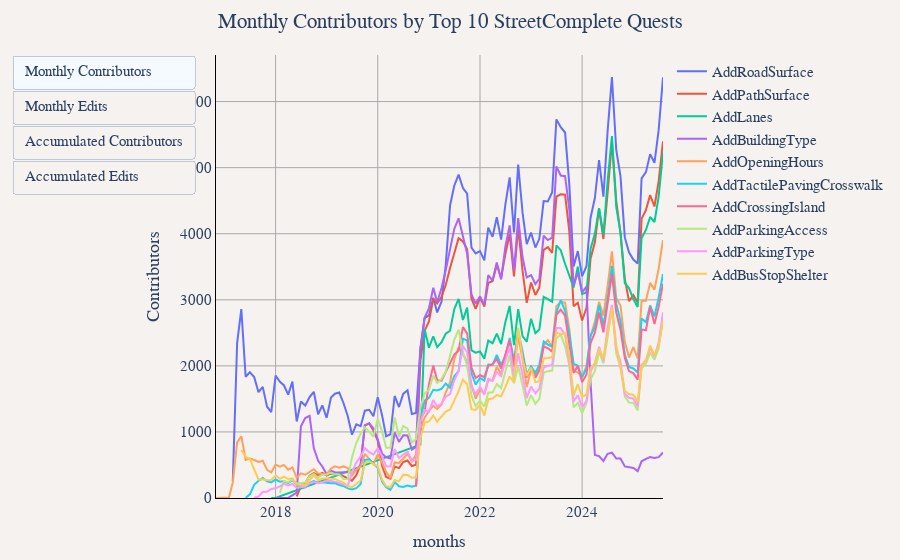

The notebook cell saved with this chart:
### Markdown cell above
## Accumulated Edits and Contributors of Top 10 StreetComplete Quests

### Code cell
# Top 10 StreetComplete quests with monthly trends
df_top_quests = duckdb.sql("""
WITH top_quests AS (
    SELECT streetcomplete_quest
    FROM (
        SELECT
            streetcomplete_quest,
            COUNT(DISTINCT user_name) as total_contributors
        FROM '../changeset_data/year=*/month=*/*.parquet'
        WHERE created_by = 'StreetComplete'
        GROUP BY streetcomplete_quest
        ORDER BY total_contributors DESC
        LIMIT 10
    )
),
monthly_quest_data AS (
    SELECT 
        year,
        month,
        CONCAT(year, '-', LPAD(CAST(month as VARCHAR), 2, '0')) as months,
        streetcomplete_quest,
        COUNT(DISTINCT user_name) as "Contributors",
        SUM(edit_count) as "Edits"
    FROM '../changeset_data/year=*/month=*/*.parquet'
    WHERE streetcomplete_quest IN (SELECT streetcomplete_quest FROM top_quests)
    GROUP BY year, month, streetcomplete_quest
)
SELECT 
    months,
    streetcomplete_quest,
    "Contributors",
    "Edits",
    SUM("Contributors") OVER (PARTITION BY streetcomplete_quest ORDER BY year, month) as "Accumulated Contributors",
    SUM("Edits") OVER (PARTITION BY streetcomplete_quest ORDER BY year, month) as "Accumulated Edits"
FROM monthly_quest_data
ORDER BY year, month, streetcomplete_quest
""").df()

util.show_figure(
    [
        util.FigureConfig(
            title="Monthly Contributors by Top 10 StreetComplete Quests",
            label="Monthly Contributors",
            x_col="months",
            y_col="Contributors",
            group_col="streetcomplete_quest",
            query_or_df=df_top_quests,
        ),
        util.FigureConfig(
            title="Monthly Edits by Top 10 StreetComplete Quests",
            label="Monthly Edits",
            x_col="months",
            y_col="Edits",
            group_col="streetcomplete_quest",
            query_or_df=df_top_quests,
        ),
        util.FigureConfig(
            title="Accumulated Contributors by Top 10 StreetComplete Quests",
            label="Accumulated Contributors",
            x_col="months",
            y_col="Accumulated Contributors",
            group_col="streetcomplete_quest",
            query_or_df=df_top_quests,
        ),
        util.FigureConfig(
            title="Accumulated Edits by Top 10 StreetComplete Quests",
            label="Accumulated Edits",
            x_col="months",
            y_col="Accumulated Edits",
            group_col="streetcomplete_quest",
            query_or_df=df_top_quests,
        ),
    ]
)
